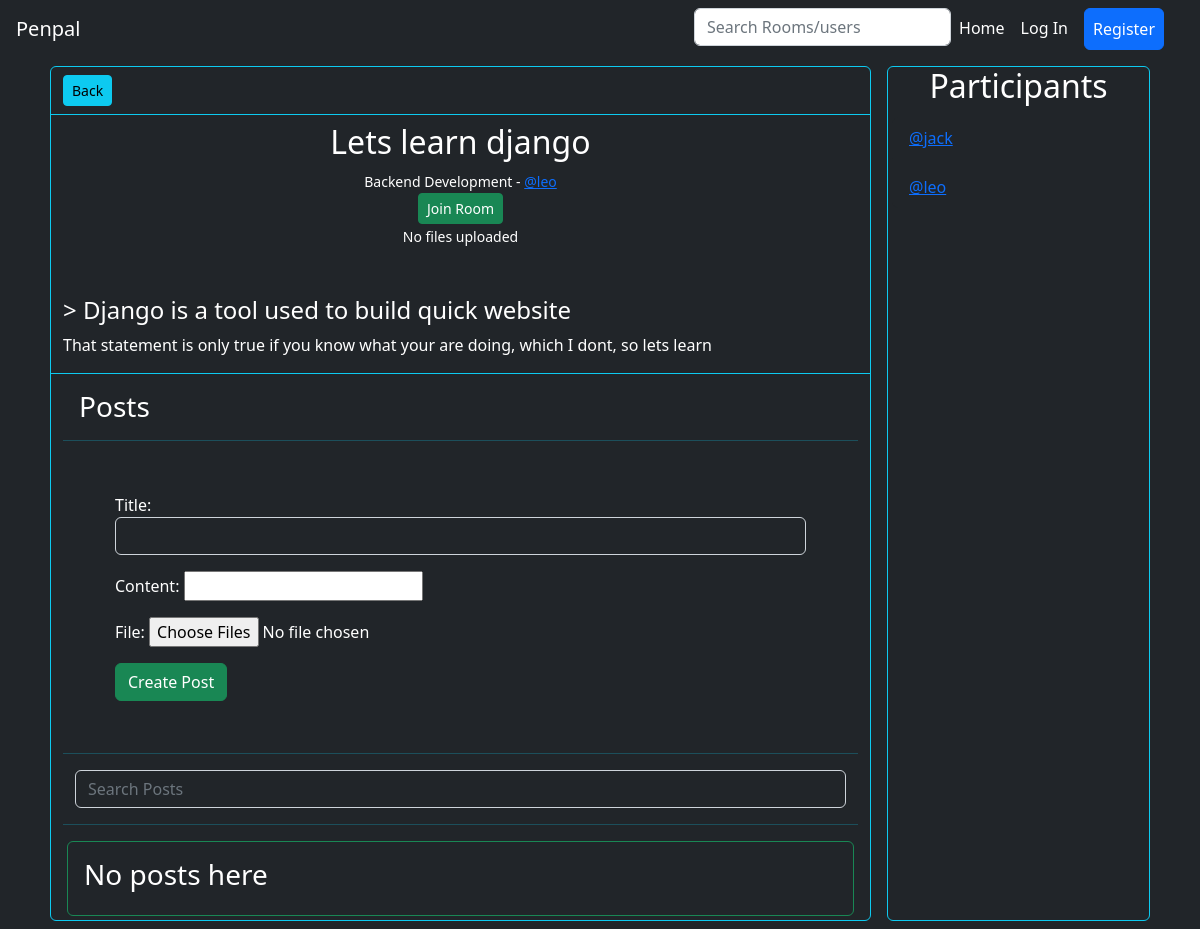
Page /room/1 on the earlier database version.
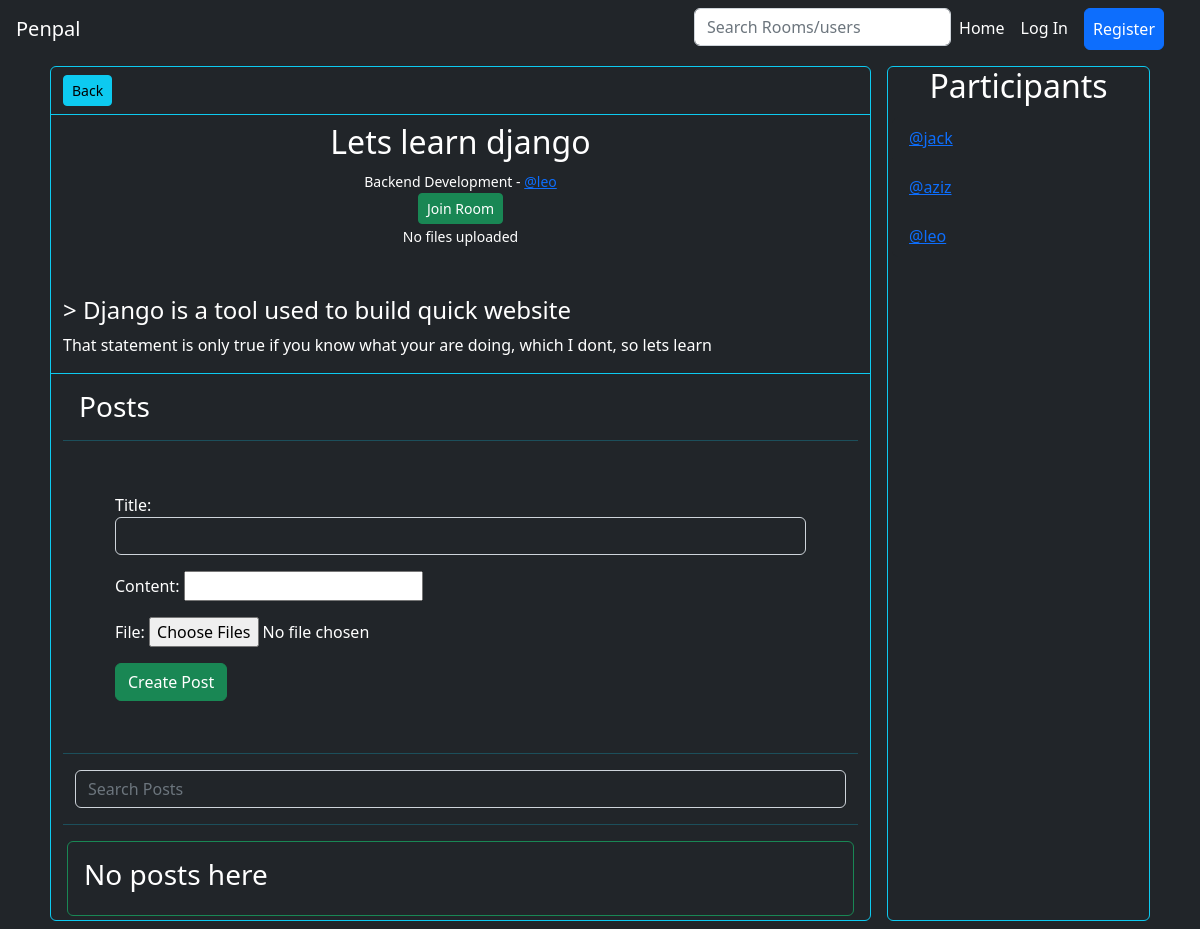
Same page on the later database version.
### accounts/models.py (models this page shows, shortened)
class Account(AbstractBaseUser,PermissionsMixin):
    id = models.UUIDField(primary_key = True,default=uuid.uuid4,editable=False)
    Genders=[
        ("Male","Male"),
        ("Female","Female")
    ]
    email = models.EmailField(verbose_name="email", max_length=60, unique=True)
    username = models.CharField(max_length=30, unique=True)
    gender = models.CharField(max_length=7,choices=Genders,default = "Male")
    phone_num = PhoneNumberField(blank=True)
    current_residence = CountryField(null =True , blank = True)
    nationality = CountryField(null =True , blank = True)
    date_joined = models.DateTimeField(verbose_name="date joined", auto_now_add=True)
    last_login = models.DateTimeField(verbose_name="last login", auto_now=True)
    is_active = models.BooleanField(default=True)
    is_admin = models.BooleanField(default=False)
    is_staff = models.BooleanField(default=False)
    is_superuser = models.BooleanField(default=False)
    profile_image = models.URLField(default="https://www.freeiconspng.com/thumbs/account-icon/account-icon-33.png")
    USERNAME_FIELD = "email"
    REQUIRED_FIELDS = [
        'username',
    ]
    objects = MyAccountManager()
    class Meta:
        unique_together = ('username','email')
    def __str__(self):
        return f"<a href='/accounts/{self.id}'>@{self.username}</a>"

### base/views.py (the view)
# urls.py: path('room/<int:roomid>',view_room,name='view_room'),
def view_room(request, roomid):
    context = {}
    room = Room.objects.get(id=roomid)
    context['room'] = room
    context['post_form'] = PostCreationForm()
    context['file_form'] = PostFileForm()
    if request.GET:
        p = request.GET.get('p')
        context['posts'] = room.room_posts.filter(title__icontains=p)
    else:
        context['posts'] = room.room_posts.all()
    context['joined'] = (request.user in room.participants.all())
    return render(request,"base/view_room.html",context)

### base/forms.py
class PostCreationForm(forms.ModelForm):
    class Meta:
        model = Post
        fields = ('title', 'content')
        widgets = {
            'title': forms.TextInput(attrs={'class':'form-control bg-dark text-white'}),
            'content': MDEWidget(attrs={'class':'bg-dark text-white form-control'}),
        }

class PostFileForm(forms.ModelForm):
    file = forms.FileField(required=False,widget=ClearableMultipleFileInput())
    class Meta:
        model = PostFile
        fields = ['file']

### base/models.py (called while the page is built)
    def __str__(self):
        return self.name

### base/widgets.py (called while the page is built)
    def is_initial(self, value):
        return bool(value)

### base/templates/base/view_room.html (shortened to what this page needs)
{% extends "layout.html" %}
{% block body %}
<div class="container" style="display: grid; grid-template-columns: 3fr 1fr;">
    <div class="border rounded border-info m-2">
        <div class="container mt-2 mb-2 border-bottom border-info pb-2">
            <a href="{% url 'index'%}?t={{room.topic.name}}" class="btn btn-info btn-sm">Back</a>
        </div>
        <div class="border-bottom border-info">
            <div class="text-center">
                <h2>{{room.name}}</h2>
                <small>{{room.topic}} - {{room.creator|safe}}</small>
                <div>
                    {% if not joined and not is_private%}
                    <a href="{% url 'join_room' room.id %}" class="btn btn-success btn-sm">Join Room</a>
                    {% endif %}
                </div>
            </div>
            <div class="text-center">
                {% for file in room.room_files.all %}
                <a href="{% url 'get_room_file' file.id %}">{{ file }}</a>
                {% empty %}
                <small>No files uploaded</small>
                {% endfor %}
            </div>
            <div class="container-fluid">
                <p class="text-center p-3">{{room.description_rendered | safe}}</p>
            </div>
        </div>
        <div class="text-white container">
            <h3 class="text-left m-3">Posts</h3>
            <hr class="text-info">
            {% include "base/create_post.html" %}
            <hr class="text-info">
        </div>
        <div class="container">
            <form class="container-fluid" action="{% url 'view_room' room.id %}">
                <input name="p" class="form-control bg-dark text-white m-auto" type="search" placeholder="Search Posts"
                    aria-label="Search">
            </form>
            <hr class="text-info">
            <div class="border rounded border-success list-group p-3 m-1">
                {% include "base/posts.html" %}
            </div>
        </div>
    </div>
    <div class="border rounded border-info m-2">
        <h2 class="text-center">Participants</h2>
        <ul class="list-group">
            {% for participant in room.participants.all %}
            <li class="list-group-item bg-dark m-1 text-white border-dark">{{participant | safe}}</li>
            {% endfor %}
        </ul>
    </div>
</div>
{% endblock %}

Differences in the rows shown:
added Account: id+username "@aziz"
